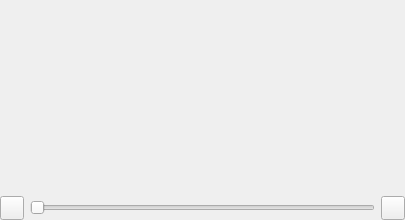
<?xml version="1.0" encoding="UTF-8"?>
<ui version="4.0">
 <class>VideoGalleryItem</class>
 <widget class="QWidget" name="VideoGalleryItem">
  <property name="geometry">
   <rect>
    <x>0</x>
    <y>0</y>
    <width>405</width>
    <height>220</height>
   </rect>
  </property>
  <property name="windowTitle">
   <string notr="true">Form</string>
  </property>
  <layout class="QVBoxLayout" name="verticalLayout">
   <property name="leftMargin">
    <number>0</number>
   </property>
   <property name="topMargin">
    <number>0</number>
   </property>
   <property name="rightMargin">
    <number>0</number>
   </property>
   <property name="bottomMargin">
    <number>0</number>
   </property>
   <item>
    <widget class="CustomVideoWidget" name="videoWidget" native="true"/>
   </item>
   <item>
    <widget class="QWidget" name="widget_2" native="true">
     <property name="sizePolicy">
      <sizepolicy hsizetype="Preferred" vsizetype="Maximum">
       <horstretch>0</horstretch>
       <verstretch>0</verstretch>
      </sizepolicy>
     </property>
     <layout class="QHBoxLayout" name="horizontalLayout">
      <property name="leftMargin">
       <number>0</number>
      </property>
      <property name="topMargin">
       <number>0</number>
      </property>
      <property name="rightMargin">
       <number>0</number>
      </property>
      <property name="bottomMargin">
       <number>0</number>
      </property>
      <item>
       <widget class="QPushButton" name="playPauseButton">
        <property name="minimumSize">
         <size>
          <width>24</width>
          <height>24</height>
         </size>
        </property>
        <property name="maximumSize">
         <size>
          <width>24</width>
          <height>24</height>
         </size>
        </property>
        <property name="text">
         <string notr="true"/>
        </property>
        <property name="icon">
         <iconset resource="../../../resources.qrc">
          <normaloff>:/resources/icon/silk/play_green.png</normaloff>:/resources/icon/silk/play_green.png</iconset>
        </property>
        <property name="shortcut">
         <string>Space</string>
        </property>
       </widget>
      </item>
      <item>
       <widget class="QSlider" name="progressSlider">
        <property name="orientation">
         <enum>Qt::Horizontal</enum>
        </property>
       </widget>
      </item>
      <item>
       <widget class="QPushButton" name="fullscreenButton">
        <property name="sizePolicy">
         <sizepolicy hsizetype="Minimum" vsizetype="Fixed">
          <horstretch>0</horstretch>
          <verstretch>0</verstretch>
         </sizepolicy>
        </property>
        <property name="minimumSize">
         <size>
          <width>24</width>
          <height>24</height>
         </size>
        </property>
        <property name="maximumSize">
         <size>
          <width>24</width>
          <height>24</height>
         </size>
        </property>
        <property name="text">
         <string notr="true"/>
        </property>
        <property name="icon">
         <iconset resource="../../../resources.qrc">
          <normaloff>:/resources/icon/silk/arrow_out.png</normaloff>:/resources/icon/silk/arrow_out.png</iconset>
        </property>
       </widget>
      </item>
     </layout>
    </widget>
   </item>
  </layout>
 </widget>
 <customwidgets>
  <customwidget>
   <class>CustomVideoWidget</class>
   <extends>QWidget</extends>
   <header>include/view/gallery/videogalleryitem.h</header>
   <container>1</container>
  </customwidget>
 </customwidgets>
 <resources>
  <include location="../../../resources.qrc"/>
 </resources>
 <connections/>
</ui>
